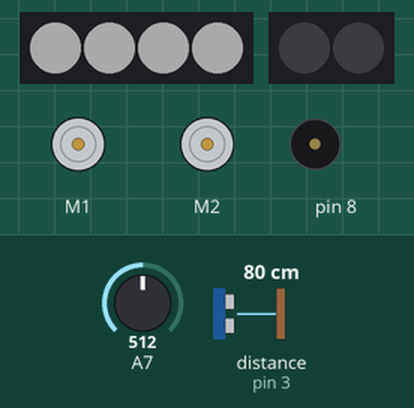
Bench run of a sketch on a simulated Arduino Nano, built with avr-gcc and run on an emulated ATmega328P. Parts: 4 RGB LEDs in strip order, left to right, 2 RGB LEDs in strip order, left to right, 2 × DC motor (green arrow = forward, orange = backward, longer = faster), buzzer (waves = sounding). Inputs (shaded band) come from the test bench; at power-on: A7 = 512, distance to the obstacle (sensor on pin 3) 80 cm. Dim RGB values are drawn brighter than linear; random numbers use the default seed unless the sketch sets one; what the sketch prints to the serial monitor is not drawn.

Above: at 1.2 s.
1.3 s: A7 set to 0
At 3.1 s:
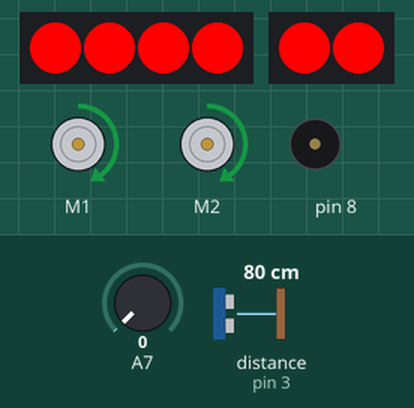
4.3 s: A7 set to 25
At 5.8 s:
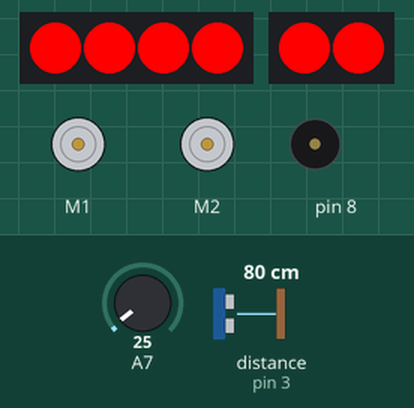
6.1 s: A7 set to 0
At 8.26 s:
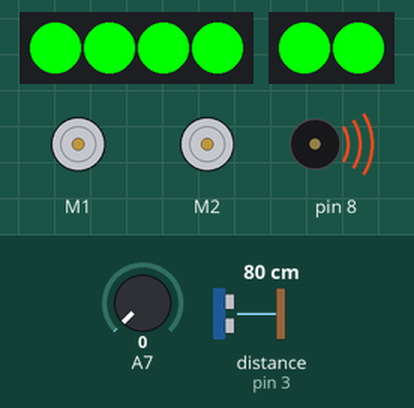
9.1 s: distance to the obstacle (sensor on pin 3) set to 2 cm
At 10.27 s:
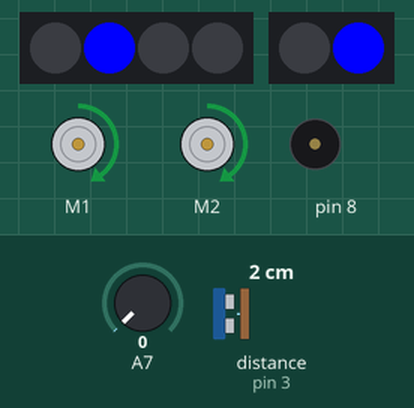
12.1 s: A7 set to 110
At 13.1 s:
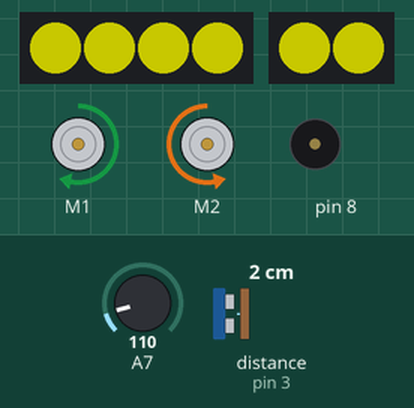
15.1 s: distance to the obstacle (sensor on pin 3) set to 9 cm
Timing chart, 0 to 18.0 s (numbered marks = the images above; inputs shaded):
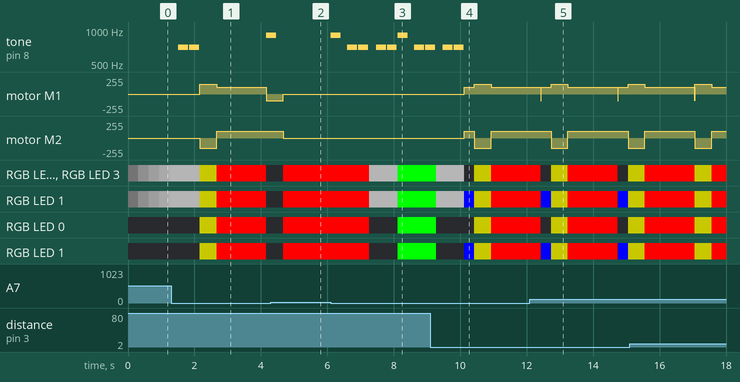

The sketch:

multiMods.ino
```cpp
/*************************************************************************
* File Name          : autoMove.ino
* Author             : Jeremy Jamar (Devnco)
* Date               : 20/04/2016
* Description        : Automove Program designed for mBot robot
**************************************************************************/

/*
 * Mapping
 *
 * PORT_3 : UltraSensor
 * PORT_4 : LineFinder
 * PORT_7 : Led
 * PORT_8 : LightSensor
 * PORT_9 : IRReceiver
 */

#include "MeMCore.h"
#include <Servo.h>


MeDCMotor motor1(M1);
MeDCMotor motor2(M2);
MeUltrasonicSensor ultraSensor(PORT_3);
MeLineFollower lineFinder1(PORT_4);
MeLineFollower lineFinder2(PORT_2);
MeLightSensor lightSensor(PORT_8);
MeBuzzer buzzer;
MeRGBLed ledOnboard(PORT_7);
MeRGBLed ledExtra(PORT_1);
MePort port(PORT_2);

float j, f, k;
int16_t bri = 0, st = 0;


uint8_t motorSpeed = 100;
uint8_t turnSpeed = 100;
uint8_t goBackSpeed = 150;

bool isMoving = false;
bool startProgram = false;
int activeMod = 0;


Servo myservo1;  // create servo object to control a servo
Servo myservo2;  // create servo object to control another servo
int16_t servo1pin =  port.pin1();//attaches the servo on PORT_3 SLOT1 to the servo object
int16_t servo2pin =  port.pin2();//attaches the servo on PORT_3 SLOT2 to the servo object

void setup() {
  pinMode(A7,INPUT);
  Serial.begin(9600);
  Serial.println("Mutlimods Starting …");
  lightSensor.lightOn();
}

void loop() {
  listendButton();

  if( startProgram ){
    switch( activeMod ){
      case 0:
          extraLedColorLoop();
          autoMove("turnLeft");
          avoidTheVoid();
        break;
      case 1:
          stopMotors();

          changeLedColor(2, "red", 255);
          ledExtra.setColorAt(0, 255, 0, 0);
          ledExtra.setColorAt(1, 255, 0, 0);
          ledExtra.setColorAt(2, 255, 0, 0);
          ledExtra.setColorAt(3, 255, 0, 0);
          ledExtra.show();
          //changeLedColorX(0, "blue", 255, "board");
          //buzzer.tone(300, 300);
          delay(10);
        break;
      case 2:
          stopMotors();
          changeLedColor(2, "green", 255);
          ledExtra.setColorAt(0, 0, 255, 0);
          ledExtra.setColorAt(1, 0, 255, 0);
          ledExtra.setColorAt(2, 0, 255, 0);
          ledExtra.setColorAt(3, 0, 255, 0);
          ledExtra.show();
          //extraLedWhiteBreath();
          //buzzer.tone(500, 300);
          delay(10);
        break;
    }
  }
  else {
    changeLedColor(2, "green", 0);
    extraLedWhiteBreath();
  }
}

void listendButton() {
  if( analogRead(A7) == 0 ){
    if( startProgram ){
      buzzer.tone(900, 300);
      activeMod++;
      if( activeMod >= 3){
        activeMod = 0;
      }
    }
    delay(200);
    if( analogRead(A7) == 0 ){
      buzzer.tone(700, 300);
      delay(30);
      buzzer.tone(700, 300);
      delay(10);
      startProgram = !startProgram;
    }
  }
}

void avoidTheVoid(){
  int sensorState1 = lineFinder1.readSensors();
  int sensorState2 = lineFinder2.readSensors();

  if( sensorState1 == 0 && sensorState2 == 0 ){
    moveMbot("stepBack");
    moveMbot("goBack");
    runMotors(motorSpeed);
  }
  else {
    if( sensorState1 == 0){
      moveMbot("stepBack");
      moveMbot("turnRight");
      runMotors(motorSpeed);
    }
    if( sensorState2 == 0){
      moveMbot("stepBack");
      moveMbot("turnLeft");
      runMotors(motorSpeed);
    }
  }

   // switch( sensorState1 ){
   //    case 0:
   //      moveMbot("stepBack");
   //      moveMbot("goBack");
   //      runMotors(motorSpeed);
   //      break;
   //    case 1:
   //      moveMbot("stepBack");
   //      moveMbot("turnRight");
   //      runMotors(motorSpeed);
   //      break;
   //    case 2:
   //      moveMbot("stepBack");
   //      moveMbot("turnLeft");
   //      runMotors(motorSpeed);
   //      break;
   //    case 3:

   //      break;
   //    default: break;
   // }
}

int randomBetween(int a, int b){
    return rand()%(b+1-a) +a;
}

void autoMove(String instruction){

  if( checkProximity() ){

      if( instruction == "random" ){
        int r = randomBetween(1, 3);
        switch( r ){
          case 1:
            moveMbot("turnRight");
            break;
          case 2:
            moveMbot("turnLeft");
            break;
          case 3:
            moveMbot("goBack");
            break;
        }
      }
      else if( instruction == "turnRight" ) {
        moveMbot("turnRight");
      }
      else if( instruction == "turnLeft" ) {
        moveMbot("turnLeft");
      }
      else if( instruction == "goBack" ) {
        moveMbot("goBack");
      }
      runMotors(motorSpeed);
  }
}

void moveMbot( String action ){
  isMoving = true;
  Serial.print("moveMbot() : ");
  Serial.println(action);
  if( action == "turnLeft" ){
    changeLedColor(1,"blue", 255);
    ledExtra.setColorAt(0, 0, 0, 0);
    ledExtra.setColorAt(1, 0, 0, 255);
    ledExtra.setColorAt(2, 0, 0, 0);
    ledExtra.setColorAt(3, 0, 0, 0);
    ledExtra.show();
    motor1.run(turnSpeed);
    motor2.run(turnSpeed);
    delay(300);
  }else if ( action == "turnRight" ) {
    changeLedColor(0,"blue", 255);
    ledExtra.setColorAt(0, 0, 0, 0);
    ledExtra.setColorAt(1, 0, 0, 0);
    ledExtra.setColorAt(2, 0, 0, 0);
    ledExtra.setColorAt(3, 0, 0, 255);
    ledExtra.show();
    motor1.run(-turnSpeed);
    motor2.run(-turnSpeed);
    delay(300);
  }else if ( action == "goBack" ){
    changeLedColor(2,"red", 255);
    motor1.run(turnSpeed);
    motor2.run(turnSpeed);
    delay(1500);
  }else if ( action == "stepBack" ){
    changeLedColor(2,"yellow", 100);
    motor1.run(goBackSpeed);
    motor2.run(-goBackSpeed);
    delay(500);
  };
  motor1.stop();
  motor2.stop();
  delay(0);
  changeLedColor(2,"red", 0);
  isMoving = false;
}

bool checkProximity(){
  int distanceCM = ultraSensor.distanceCm();
  if( distanceCM <= 5){
    Serial.println("Proximity sensor is less thant 5cm");
    return true;
  }
  else {
    return false;
  }
}

void runMotors(int speed){
  motor1.run(-speed);
  motor2.run(speed);
}

void stopMotors(){
  motor1.stop();
  motor2.stop();
}

void changeLedColor(int id, String color, int power){
  int r = 0;
  int g = 0;
  int b = 0;

  if( color == "red" ){
    r = power;
  }
  if( color == "green" ){
    g = power;
  }
  if( color == "blue" ){
    b = power;
  }
  if( color == "yellow" ){
    r = power;
    g = power;
  }
  if( color == "cyan" ){
    g = power;
    b = power;
  }
  if( color == "magenta" ){
    b = power;
    r = power;
  }
  if( id == 2 ){
    ledOnboard.setColorAt(0, r, g, b);
    ledOnboard.setColorAt(1, r, g, b);
    ledExtra.setColorAt(0, r, g, b);
    ledExtra.setColorAt(1, r, g, b);
    ledExtra.setColorAt(2, r, g, b);
    ledExtra.setColorAt(3, r, g, b);
    ledExtra.show();
  }
  else {
    ledOnboard.setColorAt(id, r, g, b);
  }
  ledOnboard.show();
}

void extraLedColorLoop() {
  for(uint8_t t = 0; t < 15; t++)
  {
    uint8_t red  = 64 * (1 + sin(t / 2.0 + j / 4.0) );
    uint8_t green = 64 * (1 + sin(t / 1.0 + f / 9.0 + 2.1) );
    uint8_t blue = 64 * (1 + sin(t / 3.0 + k / 14.0 + 4.2) );
    ledExtra.setColorAt(t, red, green, blue);
  }
  ledExtra.show();
  j += random(1, 6) / 6.0;
  f += random(1, 6) / 6.0;
  k += random(1, 6) / 6.0;
}

void extraLedWhiteBreath() {
  if(bri >= 100){
    st = 1;
  }
  if(bri <= 0){
    st = 0;
  }

  if(st){
    bri--;
  }
  else{
    bri++;
  }
  for(int16_t t = 0; t < 15; t++){
    ledExtra.setColorAt(t, bri, bri, bri);
  }
  ledExtra.show();
  delay(20);
}
```

Measured:
- after the input at 1.3 s, tone on pin 8: plays 700 Hz for 0.30 s, 700 Hz for 0.30 s, 900 Hz for 0.14 s, starting after 0.21 s; motor M1: stopped → forward 150/255 after 0.86 s, → forward 100/255 0.50 s later, → backward 100/255 1.5 s later; motor M2: stopped → backward 150/255 after 0.86 s, → forward 100/255 0.50 s later
- after the input at 4.3 s, motor M1: backward 100/255 → stopped after 0.37 s; motor M2: forward 100/255 → stopped after 0.37 s
- after the input at 6.1 s, tone on pin 8: plays 900 Hz for 0.30 s, 700 Hz for 0.30 s, 700 Hz for 0.30 s, 700 Hz for 0.30 s, 700 Hz for 0.30 s, 900 Hz for 0.30 s … (8 notes in this stretch), starting at once; RGB LED 0: RGB(255, 0, 0) → RGB(64, 64, 64) after 1.2 s, → RGB(0, 255, 0) 0.85 s later
